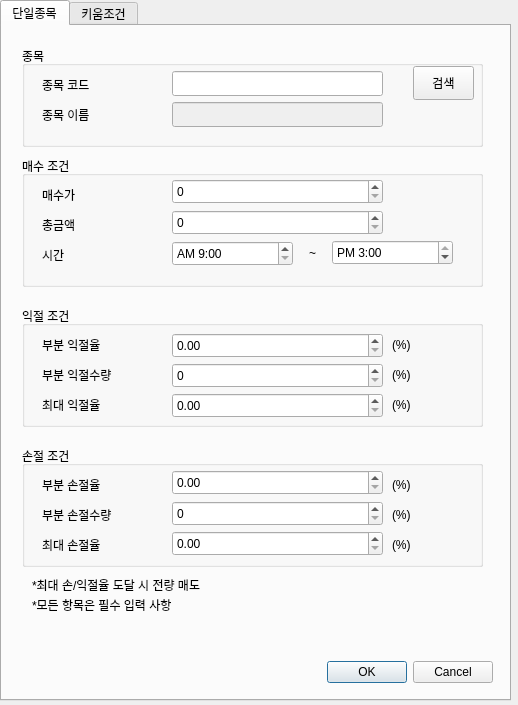
<?xml version="1.0" encoding="UTF-8"?>
<ui version="4.0">
 <class>Dialog</class>
 <widget class="QDialog" name="Dialog">
  <property name="geometry">
   <rect>
    <x>0</x>
    <y>0</y>
    <width>518</width>
    <height>705</height>
   </rect>
  </property>
  <property name="windowTitle">
   <string>조건 등록</string>
  </property>
  <widget class="QTabWidget" name="tabWidget">
   <property name="geometry">
    <rect>
     <x>0</x>
     <y>0</y>
     <width>511</width>
     <height>701</height>
    </rect>
   </property>
   <property name="tabPosition">
    <enum>QTabWidget::North</enum>
   </property>
   <property name="currentIndex">
    <number>0</number>
   </property>
   <widget class="QWidget" name="tab">
    <attribute name="title">
     <string>단일종목</string>
    </attribute>
    <widget class="QGroupBox" name="groupBox">
     <property name="geometry">
      <rect>
       <x>20</x>
       <y>20</y>
       <width>461</width>
       <height>101</height>
      </rect>
     </property>
     <property name="title">
      <string>종목</string>
     </property>
     <widget class="QLabel" name="label_2">
      <property name="geometry">
       <rect>
        <x>20</x>
        <y>60</y>
        <width>111</width>
        <height>18</height>
       </rect>
      </property>
      <property name="text">
       <string>종목 이름</string>
      </property>
     </widget>
     <widget class="QLabel" name="label">
      <property name="geometry">
       <rect>
        <x>20</x>
        <y>30</y>
        <width>111</width>
        <height>18</height>
       </rect>
      </property>
      <property name="text">
       <string>종목 코드</string>
      </property>
     </widget>
     <widget class="QPushButton" name="bt_searchCode">
      <property name="geometry">
       <rect>
        <x>391</x>
        <y>20</y>
        <width>61</width>
        <height>34</height>
       </rect>
      </property>
      <property name="text">
       <string>검색</string>
      </property>
     </widget>
     <widget class="QLineEdit" name="et_code">
      <property name="geometry">
       <rect>
        <x>150</x>
        <y>25</y>
        <width>211</width>
        <height>25</height>
       </rect>
      </property>
     </widget>
     <widget class="QLineEdit" name="tv_codeName">
      <property name="enabled">
       <bool>false</bool>
      </property>
      <property name="geometry">
       <rect>
        <x>150</x>
        <y>56</y>
        <width>211</width>
        <height>25</height>
       </rect>
      </property>
     </widget>
    </widget>
    <widget class="QGroupBox" name="groupBox_2">
     <property name="geometry">
      <rect>
       <x>20</x>
       <y>130</y>
       <width>461</width>
       <height>131</height>
      </rect>
     </property>
     <property name="title">
      <string>매수 조건</string>
     </property>
     <widget class="QLabel" name="label_3">
      <property name="geometry">
       <rect>
        <x>20</x>
        <y>60</y>
        <width>77</width>
        <height>18</height>
       </rect>
      </property>
      <property name="text">
       <string>총금액</string>
      </property>
     </widget>
     <widget class="QLabel" name="label_4">
      <property name="geometry">
       <rect>
        <x>20</x>
        <y>30</y>
        <width>77</width>
        <height>18</height>
       </rect>
      </property>
      <property name="text">
       <string>매수가</string>
      </property>
     </widget>
     <widget class="QLabel" name="label_6">
      <property name="geometry">
       <rect>
        <x>20</x>
        <y>90</y>
        <width>77</width>
        <height>18</height>
       </rect>
      </property>
      <property name="text">
       <string>시간</string>
      </property>
     </widget>
     <widget class="QDateTimeEdit" name="et_buyStartTime">
      <property name="geometry">
       <rect>
        <x>150</x>
        <y>85</y>
        <width>121</width>
        <height>25</height>
       </rect>
      </property>
      <property name="date">
       <date>
        <year>1999</year>
        <month>1</month>
        <day>1</day>
       </date>
      </property>
      <property name="time">
       <time>
        <hour>9</hour>
        <minute>0</minute>
        <second>0</second>
       </time>
      </property>
      <property name="displayFormat">
       <string>AP h:mm</string>
      </property>
     </widget>
     <widget class="QDateTimeEdit" name="et_buyEndTime">
      <property name="geometry">
       <rect>
        <x>310</x>
        <y>84</y>
        <width>121</width>
        <height>25</height>
       </rect>
      </property>
      <property name="date">
       <date>
        <year>1999</year>
        <month>1</month>
        <day>1</day>
       </date>
      </property>
      <property name="time">
       <time>
        <hour>15</hour>
        <minute>0</minute>
        <second>0</second>
       </time>
      </property>
      <property name="minimumDateTime">
       <datetime>
        <hour>0</hour>
        <minute>0</minute>
        <second>0</second>
        <year>1999</year>
        <month>1</month>
        <day>1</day>
       </datetime>
      </property>
      <property name="displayFormat">
       <string>AP h:mm</string>
      </property>
     </widget>
     <widget class="QLabel" name="label_7">
      <property name="geometry">
       <rect>
        <x>287</x>
        <y>88</y>
        <width>21</width>
        <height>18</height>
       </rect>
      </property>
      <property name="text">
       <string>~</string>
      </property>
     </widget>
     <widget class="QSpinBox" name="et_buyPrice">
      <property name="geometry">
       <rect>
        <x>150</x>
        <y>23</y>
        <width>211</width>
        <height>25</height>
       </rect>
      </property>
      <property name="maximum">
       <number>1000000000</number>
      </property>
     </widget>
     <widget class="QSpinBox" name="et_totalBuyAmount">
      <property name="geometry">
       <rect>
        <x>150</x>
        <y>54</y>
        <width>211</width>
        <height>25</height>
       </rect>
      </property>
      <property name="maximum">
       <number>1000000000</number>
      </property>
      <property name="singleStep">
       <number>1</number>
      </property>
     </widget>
    </widget>
    <widget class="QLabel" name="label_10">
     <property name="geometry">
      <rect>
       <x>30</x>
       <y>550</y>
       <width>291</width>
       <height>18</height>
      </rect>
     </property>
     <property name="text">
      <string>*최대 손/익절율 도달 시 전량 매도</string>
     </property>
    </widget>
    <widget class="QGroupBox" name="groupBox_4">
     <property name="geometry">
      <rect>
       <x>20</x>
       <y>420</y>
       <width>461</width>
       <height>121</height>
      </rect>
     </property>
     <property name="title">
      <string>손절 조건</string>
     </property>
     <widget class="QLabel" name="label_11">
      <property name="geometry">
       <rect>
        <x>20</x>
        <y>60</y>
        <width>121</width>
        <height>18</height>
       </rect>
      </property>
      <property name="text">
       <string>부분 손절수량</string>
      </property>
     </widget>
     <widget class="QLabel" name="label_12">
      <property name="geometry">
       <rect>
        <x>20</x>
        <y>30</y>
        <width>101</width>
        <height>18</height>
       </rect>
      </property>
      <property name="text">
       <string>부분 손절율</string>
      </property>
     </widget>
     <widget class="QLabel" name="label_13">
      <property name="geometry">
       <rect>
        <x>20</x>
        <y>90</y>
        <width>101</width>
        <height>18</height>
       </rect>
      </property>
      <property name="text">
       <string>최대 손절율</string>
      </property>
     </widget>
     <widget class="QLabel" name="label_16">
      <property name="geometry">
       <rect>
        <x>370</x>
        <y>90</y>
        <width>41</width>
        <height>18</height>
       </rect>
      </property>
      <property name="text">
       <string>(%)</string>
      </property>
     </widget>
     <widget class="QLabel" name="label_17">
      <property name="geometry">
       <rect>
        <x>370</x>
        <y>60</y>
        <width>41</width>
        <height>18</height>
       </rect>
      </property>
      <property name="text">
       <string>(%)</string>
      </property>
     </widget>
     <widget class="QLabel" name="label_18">
      <property name="geometry">
       <rect>
        <x>370</x>
        <y>30</y>
        <width>41</width>
        <height>18</height>
       </rect>
      </property>
      <property name="text">
       <string>(%)</string>
      </property>
     </widget>
     <widget class="QDoubleSpinBox" name="et_lossRate">
      <property name="geometry">
       <rect>
        <x>150</x>
        <y>24</y>
        <width>211</width>
        <height>25</height>
       </rect>
      </property>
     </widget>
     <widget class="QDoubleSpinBox" name="et_maxLossRate">
      <property name="geometry">
       <rect>
        <x>150</x>
        <y>85</y>
        <width>211</width>
        <height>25</height>
       </rect>
      </property>
     </widget>
     <widget class="QSpinBox" name="et_lossRateVolume">
      <property name="geometry">
       <rect>
        <x>150</x>
        <y>55</y>
        <width>211</width>
        <height>25</height>
       </rect>
      </property>
      <property name="maximum">
       <number>100</number>
      </property>
      <property name="singleStep">
       <number>10</number>
      </property>
     </widget>
    </widget>
    <widget class="QGroupBox" name="groupBox_3">
     <property name="geometry">
      <rect>
       <x>20</x>
       <y>280</y>
       <width>461</width>
       <height>121</height>
      </rect>
     </property>
     <property name="title">
      <string>익절 조건</string>
     </property>
     <widget class="QLabel" name="label_5">
      <property name="geometry">
       <rect>
        <x>20</x>
        <y>60</y>
        <width>121</width>
        <height>18</height>
       </rect>
      </property>
      <property name="text">
       <string>부분 익절수량</string>
      </property>
     </widget>
     <widget class="QLabel" name="label_8">
      <property name="geometry">
       <rect>
        <x>20</x>
        <y>30</y>
        <width>101</width>
        <height>18</height>
       </rect>
      </property>
      <property name="text">
       <string>부분 익절율</string>
      </property>
     </widget>
     <widget class="QLabel" name="label_9">
      <property name="geometry">
       <rect>
        <x>20</x>
        <y>90</y>
        <width>101</width>
        <height>18</height>
       </rect>
      </property>
      <property name="text">
       <string>최대 익절율</string>
      </property>
     </widget>
     <widget class="QLabel" name="label_20">
      <property name="geometry">
       <rect>
        <x>370</x>
        <y>90</y>
        <width>41</width>
        <height>18</height>
       </rect>
      </property>
      <property name="text">
       <string>(%)</string>
      </property>
     </widget>
     <widget class="QLabel" name="label_21">
      <property name="geometry">
       <rect>
        <x>370</x>
        <y>60</y>
        <width>41</width>
        <height>18</height>
       </rect>
      </property>
      <property name="text">
       <string>(%)</string>
      </property>
     </widget>
     <widget class="QLabel" name="label_22">
      <property name="geometry">
       <rect>
        <x>370</x>
        <y>30</y>
        <width>41</width>
        <height>18</height>
       </rect>
      </property>
      <property name="text">
       <string>(%)</string>
      </property>
     </widget>
     <widget class="QDoubleSpinBox" name="et_profitRate">
      <property name="geometry">
       <rect>
        <x>150</x>
        <y>27</y>
        <width>211</width>
        <height>25</height>
       </rect>
      </property>
     </widget>
     <widget class="QDoubleSpinBox" name="et_maxProfitRate">
      <property name="geometry">
       <rect>
        <x>150</x>
        <y>87</y>
        <width>211</width>
        <height>25</height>
       </rect>
      </property>
     </widget>
     <widget class="QSpinBox" name="et_profitRateVolume">
      <property name="geometry">
       <rect>
        <x>150</x>
        <y>57</y>
        <width>211</width>
        <height>25</height>
       </rect>
      </property>
      <property name="maximum">
       <number>100</number>
      </property>
      <property name="singleStep">
       <number>10</number>
      </property>
     </widget>
    </widget>
    <widget class="QDialogButtonBox" name="bts_oneStock">
     <property name="geometry">
      <rect>
       <x>150</x>
       <y>630</y>
       <width>341</width>
       <height>32</height>
      </rect>
     </property>
     <property name="orientation">
      <enum>Qt::Horizontal</enum>
     </property>
     <property name="standardButtons">
      <set>QDialogButtonBox::Cancel|QDialogButtonBox::Ok</set>
     </property>
    </widget>
    <widget class="QLabel" name="label_14">
     <property name="geometry">
      <rect>
       <x>30</x>
       <y>570</y>
       <width>441</width>
       <height>18</height>
      </rect>
     </property>
     <property name="text">
      <string>*모든 항목은 필수 입력 사항</string>
     </property>
    </widget>
   </widget>
   <widget class="QWidget" name="tab_2">
    <attribute name="title">
     <string>키움조건</string>
    </attribute>
    <widget class="QDialogButtonBox" name="bts_twoConditionKW">
     <property name="geometry">
      <rect>
       <x>150</x>
       <y>630</y>
       <width>341</width>
       <height>32</height>
      </rect>
     </property>
     <property name="orientation">
      <enum>Qt::Horizontal</enum>
     </property>
     <property name="standardButtons">
      <set>QDialogButtonBox::Cancel|QDialogButtonBox::Ok</set>
     </property>
    </widget>
    <widget class="QGroupBox" name="groupBox_5">
     <property name="geometry">
      <rect>
       <x>20</x>
       <y>20</y>
       <width>461</width>
       <height>71</height>
      </rect>
     </property>
     <property name="title">
      <string>키움 조건</string>
     </property>
     <widget class="QLabel" name="label_19">
      <property name="geometry">
       <rect>
        <x>20</x>
        <y>30</y>
        <width>51</width>
        <height>18</height>
       </rect>
      </property>
      <property name="text">
       <string>조건</string>
      </property>
     </widget>
     <widget class="QComboBox" name="cb_conditionListKW">
      <property name="geometry">
       <rect>
        <x>150</x>
        <y>30</y>
        <width>211</width>
        <height>24</height>
       </rect>
      </property>
     </widget>
    </widget>
    <widget class="QGroupBox" name="groupBox_6">
     <property name="geometry">
      <rect>
       <x>20</x>
       <y>103</y>
       <width>461</width>
       <height>131</height>
      </rect>
     </property>
     <property name="title">
      <string>매수 조건</string>
     </property>
     <widget class="QLabel" name="label_23">
      <property name="geometry">
       <rect>
        <x>20</x>
        <y>60</y>
        <width>101</width>
        <height>18</height>
       </rect>
      </property>
      <property name="text">
       <string>종목당 금액</string>
      </property>
     </widget>
     <widget class="QLabel" name="label_24">
      <property name="geometry">
       <rect>
        <x>20</x>
        <y>30</y>
        <width>77</width>
        <height>18</height>
       </rect>
      </property>
      <property name="text">
       <string>총금액</string>
      </property>
     </widget>
     <widget class="QLabel" name="label_25">
      <property name="geometry">
       <rect>
        <x>20</x>
        <y>90</y>
        <width>77</width>
        <height>18</height>
       </rect>
      </property>
      <property name="text">
       <string>시간</string>
      </property>
     </widget>
     <widget class="QDateTimeEdit" name="et_buyStartTimeKW">
      <property name="geometry">
       <rect>
        <x>150</x>
        <y>85</y>
        <width>121</width>
        <height>25</height>
       </rect>
      </property>
      <property name="date">
       <date>
        <year>1999</year>
        <month>1</month>
        <day>1</day>
       </date>
      </property>
      <property name="time">
       <time>
        <hour>9</hour>
        <minute>0</minute>
        <second>0</second>
       </time>
      </property>
      <property name="displayFormat">
       <string>AP h:mm</string>
      </property>
     </widget>
     <widget class="QDateTimeEdit" name="et_buyEndTimeKW">
      <property name="geometry">
       <rect>
        <x>310</x>
        <y>84</y>
        <width>121</width>
        <height>25</height>
       </rect>
      </property>
      <property name="date">
       <date>
        <year>1999</year>
        <month>1</month>
        <day>1</day>
       </date>
      </property>
      <property name="time">
       <time>
        <hour>15</hour>
        <minute>0</minute>
        <second>0</second>
       </time>
      </property>
      <property name="minimumDateTime">
       <datetime>
        <hour>0</hour>
        <minute>0</minute>
        <second>0</second>
        <year>1999</year>
        <month>1</month>
        <day>1</day>
       </datetime>
      </property>
      <property name="displayFormat">
       <string>AP h:mm</string>
      </property>
     </widget>
     <widget class="QLabel" name="label_26">
      <property name="geometry">
       <rect>
        <x>287</x>
        <y>88</y>
        <width>21</width>
        <height>18</height>
       </rect>
      </property>
      <property name="text">
       <string>~</string>
      </property>
     </widget>
     <widget class="QSpinBox" name="et_totalBuyAmountKW">
      <property name="geometry">
       <rect>
        <x>150</x>
        <y>23</y>
        <width>211</width>
        <height>25</height>
       </rect>
      </property>
      <property name="maximum">
       <number>1000000000</number>
      </property>
     </widget>
     <widget class="QSpinBox" name="et_buyAmoutPerCodeKW">
      <property name="geometry">
       <rect>
        <x>150</x>
        <y>54</y>
        <width>211</width>
        <height>25</height>
       </rect>
      </property>
      <property name="maximum">
       <number>1000000000</number>
      </property>
      <property name="singleStep">
       <number>1</number>
      </property>
     </widget>
    </widget>
    <widget class="QGroupBox" name="groupBox_7">
     <property name="geometry">
      <rect>
       <x>20</x>
       <y>250</y>
       <width>461</width>
       <height>121</height>
      </rect>
     </property>
     <property name="title">
      <string>익절 조건</string>
     </property>
     <widget class="QLabel" name="label_27">
      <property name="geometry">
       <rect>
        <x>20</x>
        <y>60</y>
        <width>121</width>
        <height>18</height>
       </rect>
      </property>
      <property name="text">
       <string>부분 익절수량</string>
      </property>
     </widget>
     <widget class="QLabel" name="label_28">
      <property name="geometry">
       <rect>
        <x>20</x>
        <y>30</y>
        <width>101</width>
        <height>18</height>
       </rect>
      </property>
      <property name="text">
       <string>부분 익절율</string>
      </property>
     </widget>
     <widget class="QLabel" name="label_29">
      <property name="geometry">
       <rect>
        <x>20</x>
        <y>90</y>
        <width>101</width>
        <height>18</height>
       </rect>
      </property>
      <property name="text">
       <string>최대 익절율</string>
      </property>
     </widget>
     <widget class="QLabel" name="label_30">
      <property name="geometry">
       <rect>
        <x>370</x>
        <y>90</y>
        <width>41</width>
        <height>18</height>
       </rect>
      </property>
      <property name="text">
       <string>(%)</string>
      </property>
     </widget>
     <widget class="QLabel" name="label_31">
      <property name="geometry">
       <rect>
        <x>370</x>
        <y>60</y>
        <width>41</width>
        <height>18</height>
       </rect>
      </property>
      <property name="text">
       <string>(%)</string>
      </property>
     </widget>
     <widget class="QLabel" name="label_32">
      <property name="geometry">
       <rect>
        <x>370</x>
        <y>30</y>
        <width>41</width>
        <height>18</height>
       </rect>
      </property>
      <property name="text">
       <string>(%)</string>
      </property>
     </widget>
     <widget class="QDoubleSpinBox" name="et_profitRateKW">
      <property name="geometry">
       <rect>
        <x>150</x>
        <y>27</y>
        <width>211</width>
        <height>25</height>
       </rect>
      </property>
     </widget>
     <widget class="QDoubleSpinBox" name="et_maxProfitRateKW">
      <property name="geometry">
       <rect>
        <x>150</x>
        <y>87</y>
        <width>211</width>
        <height>25</height>
       </rect>
      </property>
     </widget>
     <widget class="QSpinBox" name="et_profitRateVolumeKW">
      <property name="geometry">
       <rect>
        <x>150</x>
        <y>57</y>
        <width>211</width>
        <height>25</height>
       </rect>
      </property>
      <property name="maximum">
       <number>100</number>
      </property>
      <property name="singleStep">
       <number>10</number>
      </property>
     </widget>
     <widget class="QGroupBox" name="groupBox_9">
      <property name="geometry">
       <rect>
        <x>0</x>
        <y>0</y>
        <width>461</width>
        <height>121</height>
       </rect>
      </property>
      <property name="title">
       <string>익절 조건</string>
      </property>
      <widget class="QLabel" name="label_41">
       <property name="geometry">
        <rect>
         <x>20</x>
         <y>60</y>
         <width>121</width>
         <height>18</height>
        </rect>
       </property>
       <property name="text">
        <string>부분 익절수량</string>
       </property>
      </widget>
      <widget class="QLabel" name="label_42">
       <property name="geometry">
        <rect>
         <x>20</x>
         <y>30</y>
         <width>101</width>
         <height>18</height>
        </rect>
       </property>
       <property name="text">
        <string>부분 익절율</string>
       </property>
      </widget>
      <widget class="QLabel" name="label_43">
       <property name="geometry">
        <rect>
         <x>20</x>
         <y>90</y>
         <width>101</width>
         <height>18</height>
        </rect>
       </property>
       <property name="text">
        <string>최대 익절율</string>
       </property>
      </widget>
      <widget class="QLabel" name="label_44">
       <property name="geometry">
        <rect>
         <x>370</x>
         <y>90</y>
         <width>41</width>
         <height>18</height>
        </rect>
       </property>
       <property name="text">
        <string>(%)</string>
       </property>
      </widget>
      <widget class="QLabel" name="label_45">
       <property name="geometry">
        <rect>
         <x>370</x>
         <y>60</y>
         <width>41</width>
         <height>18</height>
        </rect>
       </property>
       <property name="text">
        <string>(%)</string>
       </property>
      </widget>
      <widget class="QLabel" name="label_46">
       <property name="geometry">
        <rect>
         <x>370</x>
         <y>30</y>
         <width>41</width>
         <height>18</height>
        </rect>
       </property>
       <property name="text">
        <string>(%)</string>
       </property>
      </widget>
      <widget class="QDoubleSpinBox" name="et_profitRateKW_2">
       <property name="geometry">
        <rect>
         <x>150</x>
         <y>27</y>
         <width>211</width>
         <height>25</height>
        </rect>
       </property>
      </widget>
      <widget class="QDoubleSpinBox" name="et_maxProfitRateKW_2">
       <property name="geometry">
        <rect>
         <x>150</x>
         <y>87</y>
         <width>211</width>
         <height>25</height>
        </rect>
       </property>
      </widget>
      <widget class="QSpinBox" name="et_profitRateVolumeKW_2">
       <property name="geometry">
        <rect>
         <x>150</x>
         <y>57</y>
         <width>211</width>
         <height>25</height>
        </rect>
       </property>
       <property name="maximum">
        <number>100</number>
       </property>
       <property name="singleStep">
        <number>10</number>
       </property>
      </widget>
     </widget>
    </widget>
    <widget class="QGroupBox" name="groupBox_8">
     <property name="geometry">
      <rect>
       <x>20</x>
       <y>390</y>
       <width>461</width>
       <height>121</height>
      </rect>
     </property>
     <property name="title">
      <string>손절 조건</string>
     </property>
     <widget class="QLabel" name="label_33">
      <property name="geometry">
       <rect>
        <x>20</x>
        <y>60</y>
        <width>121</width>
        <height>18</height>
       </rect>
      </property>
      <property name="text">
       <string>부분 손절수량</string>
      </property>
     </widget>
     <widget class="QLabel" name="label_34">
      <property name="geometry">
       <rect>
        <x>20</x>
        <y>30</y>
        <width>101</width>
        <height>18</height>
       </rect>
      </property>
      <property name="text">
       <string>부분 손절율</string>
      </property>
     </widget>
     <widget class="QLabel" name="label_35">
      <property name="geometry">
       <rect>
        <x>20</x>
        <y>90</y>
        <width>101</width>
        <height>18</height>
       </rect>
      </property>
      <property name="text">
       <string>최대 손절율</string>
      </property>
     </widget>
     <widget class="QLabel" name="label_36">
      <property name="geometry">
       <rect>
        <x>370</x>
        <y>90</y>
        <width>41</width>
        <height>18</height>
       </rect>
      </property>
      <property name="text">
       <string>(%)</string>
      </property>
     </widget>
     <widget class="QLabel" name="label_37">
      <property name="geometry">
       <rect>
        <x>370</x>
        <y>60</y>
        <width>41</width>
        <height>18</height>
       </rect>
      </property>
      <property name="text">
       <string>(%)</string>
      </property>
     </widget>
     <widget class="QLabel" name="label_38">
      <property name="geometry">
       <rect>
        <x>370</x>
        <y>30</y>
        <width>41</width>
        <height>18</height>
       </rect>
      </property>
      <property name="text">
       <string>(%)</string>
      </property>
     </widget>
     <widget class="QDoubleSpinBox" name="et_lossRateKW">
      <property name="geometry">
       <rect>
        <x>150</x>
        <y>24</y>
        <width>211</width>
        <height>25</height>
       </rect>
      </property>
     </widget>
     <widget class="QDoubleSpinBox" name="et_maxLossRateKW">
      <property name="geometry">
       <rect>
        <x>150</x>
        <y>85</y>
        <width>211</width>
        <height>25</height>
       </rect>
      </property>
     </widget>
     <widget class="QSpinBox" name="et_lossRateVolumeKW">
      <property name="geometry">
       <rect>
        <x>150</x>
        <y>55</y>
        <width>211</width>
        <height>25</height>
       </rect>
      </property>
      <property name="maximum">
       <number>100</number>
      </property>
      <property name="singleStep">
       <number>10</number>
      </property>
     </widget>
    </widget>
    <widget class="QLabel" name="label_39">
     <property name="geometry">
      <rect>
       <x>30</x>
       <y>520</y>
       <width>291</width>
       <height>18</height>
      </rect>
     </property>
     <property name="text">
      <string>*최대 손/익절율 도달 시 전량 매도</string>
     </property>
    </widget>
    <widget class="QLabel" name="label_40">
     <property name="geometry">
      <rect>
       <x>30</x>
       <y>540</y>
       <width>441</width>
       <height>18</height>
      </rect>
     </property>
     <property name="text">
      <string>*모든 항목은 필수 입력 사항</string>
     </property>
    </widget>
   </widget>
  </widget>
 </widget>
 <resources/>
 <connections>
  <connection>
   <sender>bts_oneStock</sender>
   <signal>accepted()</signal>
   <receiver>Dialog</receiver>
   <slot>accept()</slot>
   <hints>
    <hint type="sourcelabel">
     <x>248</x>
     <y>254</y>
    </hint>
    <hint type="destinationlabel">
     <x>157</x>
     <y>274</y>
    </hint>
   </hints>
  </connection>
  <connection>
   <sender>bts_oneStock</sender>
   <signal>rejected()</signal>
   <receiver>Dialog</receiver>
   <slot>reject()</slot>
   <hints>
    <hint type="sourcelabel">
     <x>316</x>
     <y>260</y>
    </hint>
    <hint type="destinationlabel">
     <x>286</x>
     <y>274</y>
    </hint>
   </hints>
  </connection>
 </connections>
</ui>
